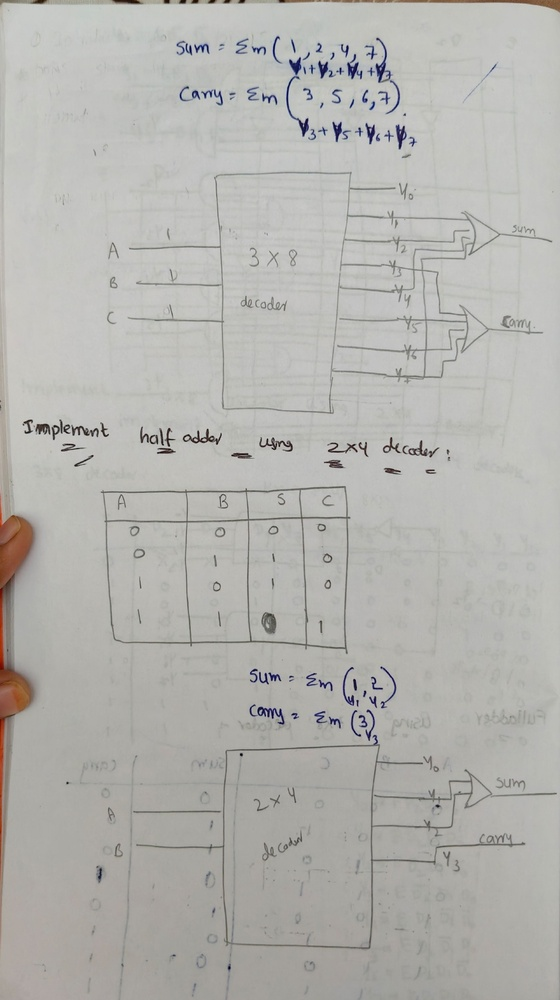
#> input picture datasets/real/3rd unit 2nd half 2-mid  (3)_page-0022.jpg, 560 x 1000 px, shrunk from 924 x 1650 before the run
$ python -i text_regions.py   (imports and definitions only)
#> lines starting #> are read from the running program, lines starting #| are printed output that depends on the picture; after the words box and inside, x2 and y2 are one past the last pixel; in counts of white or black regions, pixels touching at a corner belong together
"""
Text Region Detection — Word-Level, Clean Boxes Only
"""

import cv2
import numpy as np

MAX_PATCHES = 60


def detect_text_regions(gray_img):
    try:
        boxes = _detect_words(gray_img)
    except Exception as e:
        print(f"  text_regions error: {e}")
        boxes = []

    if not boxes:
        boxes = _ink_grid_fallback(gray_img)

    if len(boxes) > MAX_PATCHES:
        step  = len(boxes) / MAX_PATCHES
        boxes = [boxes[int(i * step)] for i in range(MAX_PATCHES)]

    return boxes


def _detect_words(gray_img):
    h, w = gray_img.shape[:2]
#> h = 1000; w = 560

    binary = cv2.adaptiveThreshold(
        gray_img, 255,
        cv2.ADAPTIVE_THRESH_GAUSSIAN_C,
        cv2.THRESH_BINARY_INV,
        blockSize=25, C=10
    )
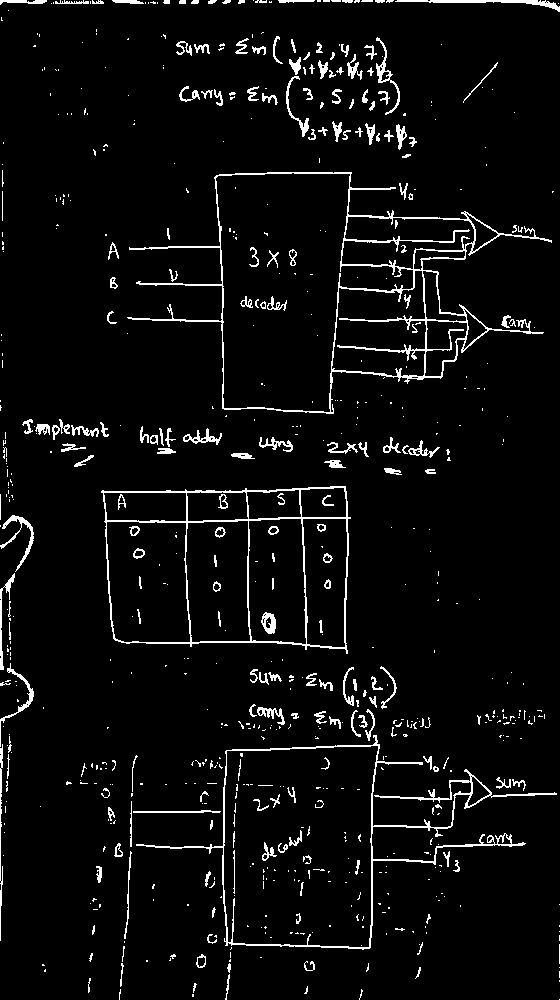
#> binary: shape (1000, 560); 4.7% white in thin lines or dots

    # Remove noise dots
    k_open = cv2.getStructuringElement(cv2.MORPH_ELLIPSE, (3, 3))
    binary = cv2.morphologyEx(binary, cv2.MORPH_OPEN, k_open, iterations=1)
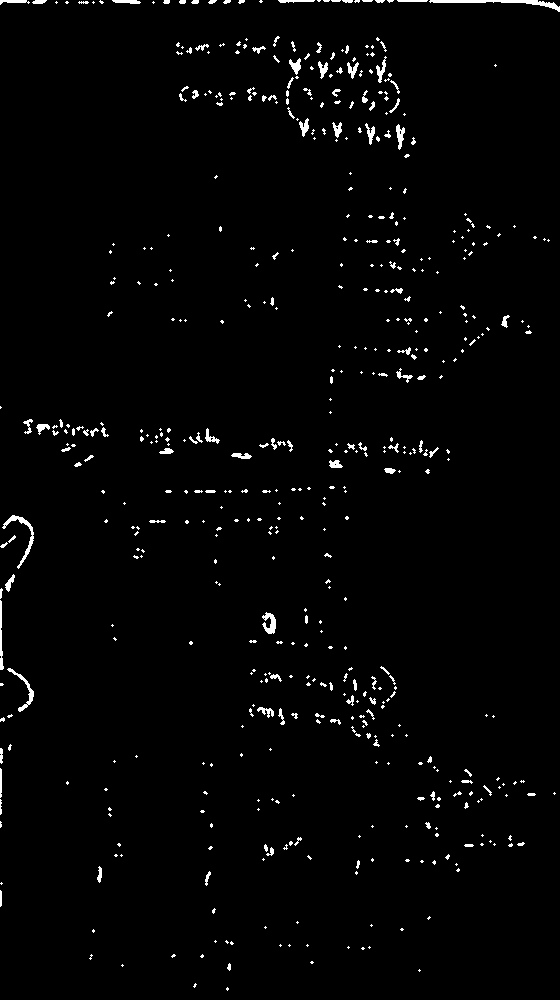
#> binary: shape (1000, 560); 1.8% white; 546 white regions (409 under 20 px), largest, box (x1, y1, x2, y2) and area: (429, 0, 560, 12) 437, (2, 515, 34, 569) 281, (7, 668, 34, 712) 205

    # Merge letters into words
    k_word = cv2.getStructuringElement(cv2.MORPH_RECT, (18, 2))
    word_mask = cv2.dilate(binary, k_word, iterations=1)
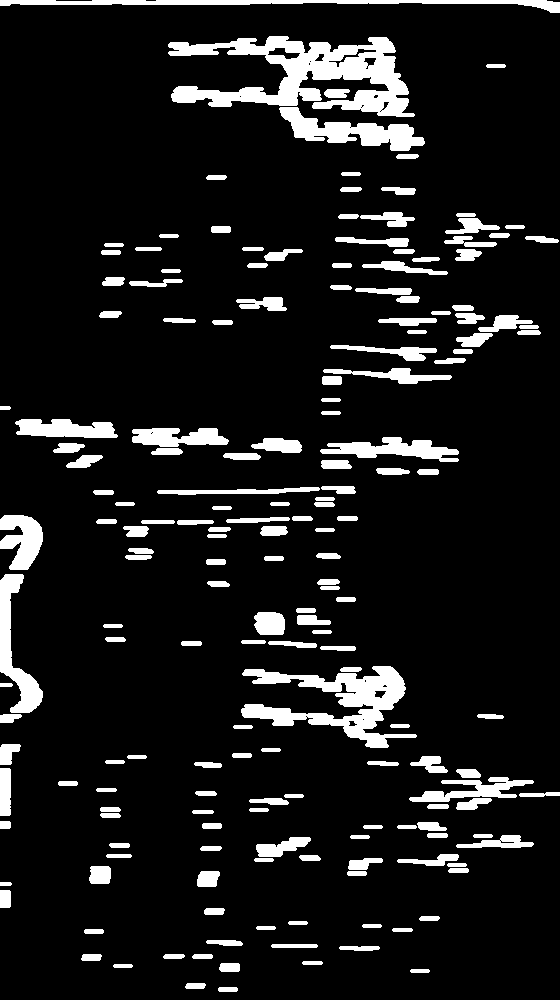
#> word_mask: shape (1000, 560); 10.5% white; 183 white regions, largest, box (x1, y1, x2, y2) and area: (168, 36, 415, 117) 9216, (241, 666, 417, 748) 5504, (279, 107, 425, 151) 2754

    k_vert = cv2.getStructuringElement(cv2.MORPH_RECT, (1, 6))
    word_mask = cv2.dilate(word_mask, k_vert, iterations=1)
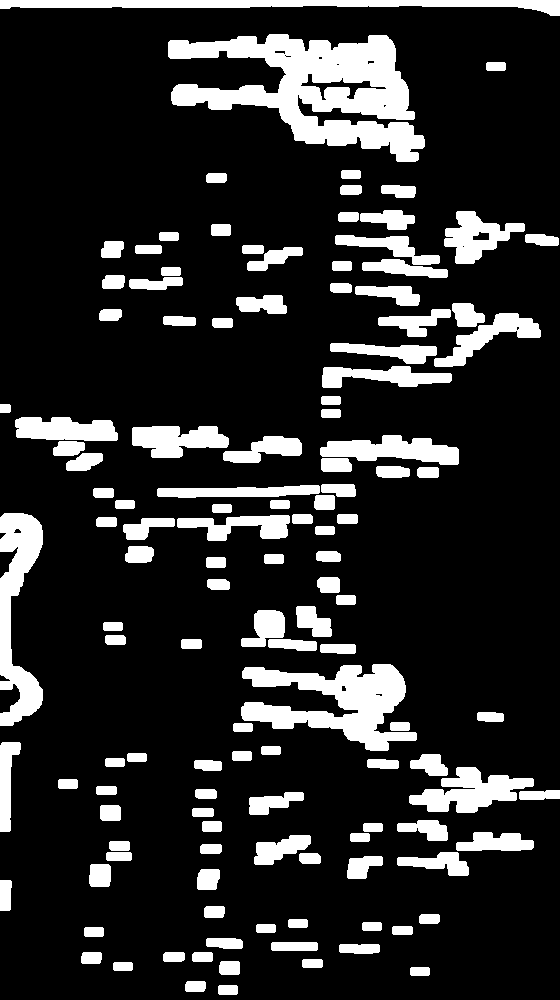
#> word_mask: shape (1000, 560); 16.6% white; 128 white regions

    contours, _ = cv2.findContours(
        word_mask, cv2.RETR_EXTERNAL, cv2.CHAIN_APPROX_SIMPLE
    )
#> contours = 128 contours; largest, box (x1, y1, x2, y2) and area: (168, 34, 425, 162) 15983, (241, 664, 417, 751) 7255, (0, 513, 43, 726) 4614, (0, 0, 560, 16) 3728, (409, 767, 534, 813) 2810

    boxes    = []
    min_area = h * w * 0.0004
#> min_area = 224
    max_area = h * w * 0.15
#> max_area = 84000

    for cnt in contours:
        area = cv2.contourArea(cnt)
        if area < min_area or area > max_area:
            continue

        x, y, bw, bh = cv2.boundingRect(cnt)

        if bh < h * 0.008:
            continue
        if bh > h * 0.10:
            continue
        if bw < w * 0.015:
            continue

        aspect = bw / (bh + 1e-6)
        if aspect < 0.4 or aspect > 20:
            continue

        region = binary[y:y+bh, x:x+bw]
        fill   = region.sum() / (255 * bw * bh + 1e-6)
        if fill < 0.04 or fill > 0.90:
            continue

        x1 = max(0, x)
        y1 = max(0, y)
        x2 = min(w, x + bw)
        y2 = min(h, y + bh)
        boxes.append((x1, y1, x2, y2))
#> this loop made 128 passes
#> area on passes 1, 2, 3, 4, 6, 7, 8, 9, 13, 14, 15, 16: 169, 193, 150, 150, 158, 176.5, 183, 211, 169, 158, 150, 150
#> (area, x, y, bw, bh, aspect, fill, x1) on passes 5, 10, 12, 21, 22, 23: (253, 219, 961, 21, 14, 1.5, 0.0748, 219), (334, 339, 944, 41, 10, 4.1, 0.0439, 339), (321, 206, 938, 37, 11, 3.36, 0.0565, 206), (398, 197, 869, 23, 21, 1.1, 0.0849, 197), (441, 89, 864, 22, 23, 0.957, 0.107, 89), (521, 347, 856, 36, 23, 1.57, 0.0459, 347)
#> after the loop, boxes = 44 items, first 6: (219, 961, 240, 975), (339, 944, 380, 954), (206, 938, 243, 949), (197, 869, 220, 890), (89, 864, 111, 887), (347, 856, 383, 879)

    boxes.sort(key=lambda b: (b[1] // (h // 25 + 1), b[0]))
    return boxes


def _ink_grid_fallback(gray_img):
    h, w   = gray_img.shape[:2]
    binary = cv2.adaptiveThreshold(
        gray_img, 255,
        cv2.ADAPTIVE_THRESH_GAUSSIAN_C,
        cv2.THRESH_BINARY_INV, 25, 10
    )
    row_ink  = binary.sum(axis=1)
    ink_rows = np.where(row_ink > row_ink.max() * 0.05)[0]
    if len(ink_rows) == 0:
        return [(0, 0, w, h)]

    patch_h = max(40, h // 12)
    boxes   = []
    for y in range(int(ink_rows[0]), int(ink_rows[-1]), patch_h):
        y2     = min(h, y + patch_h)
        region = binary[y:y2, 0:w]
        if region.sum() / (255 * region.size + 1e-6) > 0.01:
            boxes.append((0, y, w, y2))
    return boxes[:MAX_PATCHES] if boxes else [(0, 0, w, h)]

>>> import cv2
>>> picture = cv2.imread('../datasets/real/3rd unit 2nd half 2-mid  (3)_page-0022.jpg', cv2.IMREAD_GRAYSCALE)
>>> result = detect_text_regions(picture)
#> in detect_text_regions, `boxes = _detect_words(gray_img)`: boxes = 44 items, first 6: (360, 210, 415, 230), (525, 234, 559, 246), (102, 275, 125, 289), (355, 286, 420, 306), (362, 259, 448, 278), (99, 309, 122, 321)
#> result has the same summary as boxes in detect_text_regions
